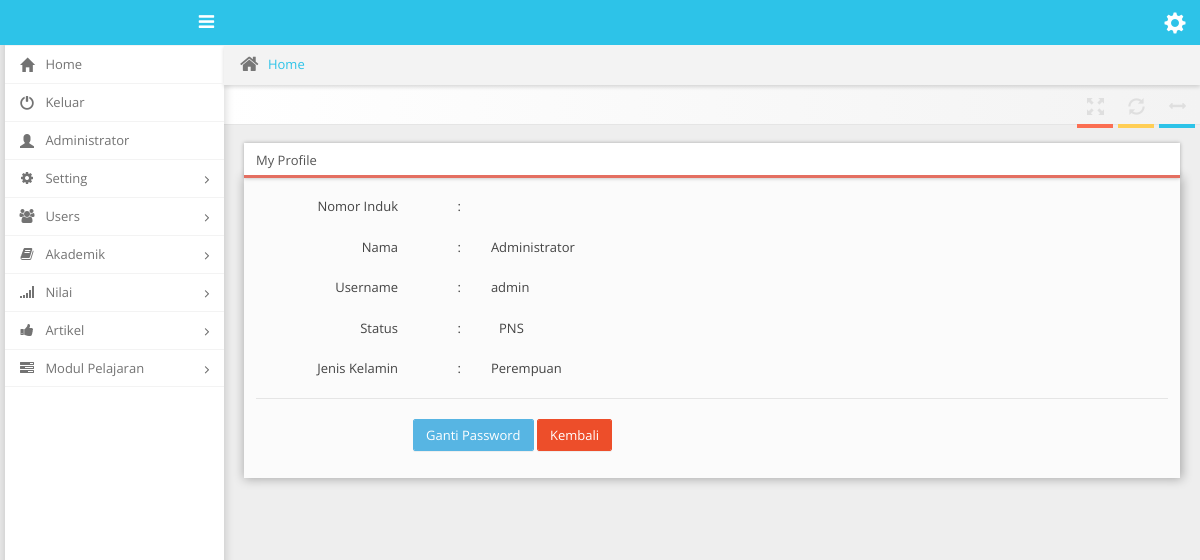
Screenshot of /dashboard/index.php?profile=10 (signed in) with the database file from the repository.
### tables this page shows
CREATE TABLE IF NOT EXISTS `users` (
  `id` int(11) NOT NULL AUTO_INCREMENT,
  `nomor_induk` varchar(30) DEFAULT NULL,
  `name` varchar(50) DEFAULT NULL,
  `username` varchar(30) DEFAULT NULL,
  `password` varchar(32) DEFAULT NULL,
  `telp` varchar(16) DEFAULT NULL,
  `alamat` text,
  `status` varchar(25) DEFAULT NULL,
  `jenis_kelamin` varchar(25) DEFAULT NULL,
  `kelas_id` int(11) DEFAULT NULL,
  `access` varchar(30) DEFAULT NULL,
  PRIMARY KEY (`id`),
  KEY `kelas_id` (`kelas_id`),
  KEY `kelas_id_2` (`kelas_id`)
);

### dashboard/core/edit.php (called while the page is built, shortened)
<?php
	if (isset($_GET['profile'])) {
		$id 	=	$_GET['profile'];
		$dataprofile 	=	mysqli_query($koneksi,"SELECT * FROM users WHERE id=$id");
		$row 			=	mysqli_fetch_assoc($dataprofile);
	}
?>

### dashboard/tables/profile.php (the view)
<div class="col-lg-12 col-sm-12 col-xs-12">
    <div class="widget">
        <div class="widget-header bordered-bottom bordered-lightred">
            <span class="widget-caption">My Profile</span>
        </div>
        <div class="widget-body">
            <div id="horizontal-form">
                <form class="form-horizontal" role="form" method="POST">
                    <div class="form-group">
                        <label class="col-sm-2 control-label no-padding-right">Nomor Induk</label>
                        <div class="col-sm-10">
                            <label class="col-sm-1 control-label ">:</label>
                            <label class="col-sm-1 control-label "><?php echo $row['nomor_induk']; ?></label>
                        </div>
                    </div>
                    <div class="form-group">
                        <label class="col-sm-2 control-label no-padding-right">Nama</label>
                        <div class="col-sm-10">
                            <label class="col-sm-1 control-label ">:</label>
                            <label class="col-sm-1 control-label "><?php echo $row['name']; ?></label>
                        </div>
                    </div>
                    <div class="form-group">
                        <label class="col-sm-2 control-label no-padding-right">Username</label>
                        <div class="col-sm-10">
                            <label class="col-sm-1 control-label ">:</label>
                            <label class="col-sm-1 control-label "><?php echo $row['username']; ?></label>
                        </div>
                    </div>
                    <div class="form-group">
                        <label class="col-sm-2 control-label no-padding-right">Status</label>
                        <div class="col-sm-10">
                            <label class="col-sm-1 control-label ">:</label>
                            <label class="col-sm-1 control-label "><?php echo $row['status']; ?></label>
                        </div>
                    </div>
                    <div class="form-group">
                        <label class="col-sm-2 control-label no-padding-right">Jenis Kelamin</label>
                        <div class="col-sm-10">
                            <label class="col-sm-1 control-label ">:</label>
                            <label class="col-sm-1 control-label "><?php echo $row['jenis_kelamin']; ?></label>
                        </div>
                    </div>
                    <hr/>
                    <div class="form-group">
                        <div class="col-sm-offset-2 col-sm-10">
                            <a href="?change=<?php echo $row['id']; ?>" class="btn btn-info">Ganti Password</a>
                            <a href="index.php" class="btn btn-darkorange">Kembali</a>
                        </div>
                    </div>
                </form>
            </div>
        </div>
    </div>
</div>

### rows the page displays
users: name "Administrator", username "admin", status "PNS", jenis_kelamin "Perempuan"

### other values shown
$_SESSION['name'] "Administrator"
